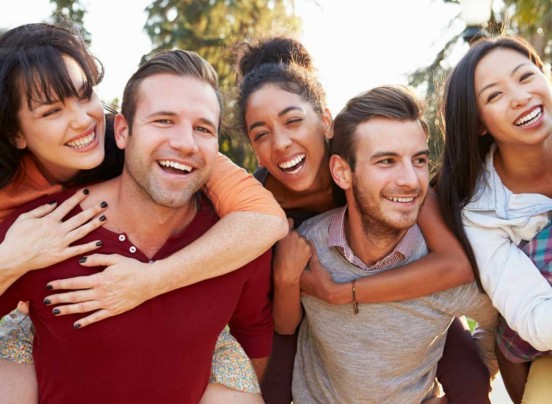
#> input picture multiple_detect_faces/bersama.jpeg, 552 x 404 px
$ python face_detect_cv2.py   (older library calls are emulated)
#> lines starting #> are read from the running program, lines starting #| are printed output that depends on the picture; after the words box and inside, x2 and y2 are one past the last pixel; in counts of white or black regions, pixels touching at a corner belong together
import cv2
import sys

# Get user supplied values
cascPath = "haarcascade_frontalface_default.xml"

# Create the haar cascade
faceCascade = cv2.CascadeClassifier(cascPath)

# Read the image
image = cv2.imread('bersama.jpeg')
#> image is the input picture: shape (404, 552, 3); mean B, G, R 108.8, 118.8, 158.3
gray = cv2.cvtColor(image, cv2.COLOR_BGR2GRAY)
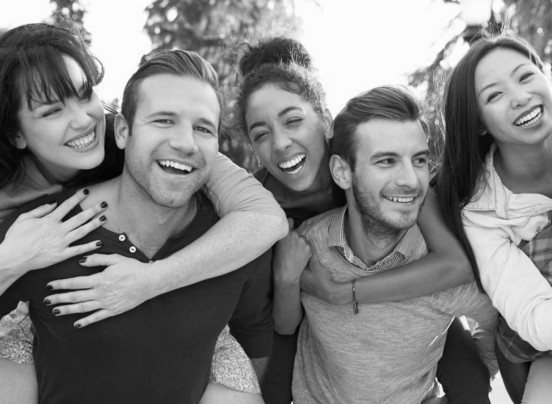
#> gray: shape (404, 552); min 1, max 255, mean 129.5

# Detect faces in the image
faces = faceCascade.detectMultiScale(
    gray,
    scaleFactor=1.1,
    minNeighbors=5,
    minSize=(30, 30)
    #flags = cv2.CV_HAAR_SCALE_IMAGE
)
#> faces = [[282, 218, 68, 68], [348, 122, 100, 100], [124, 81, 112, 112], [233, 88, 92, 92], [349, 189, 107, 107]]

print("Found {0} faces!".format(len(faces)))
#| Found 5 faces!

# Draw a rectangle around the faces
for (x, y, w, h) in faces:
    cv2.rectangle(image, (x, y), (x+w, y+h), (0, 255, 0), 2)
#> this loop made 5 passes
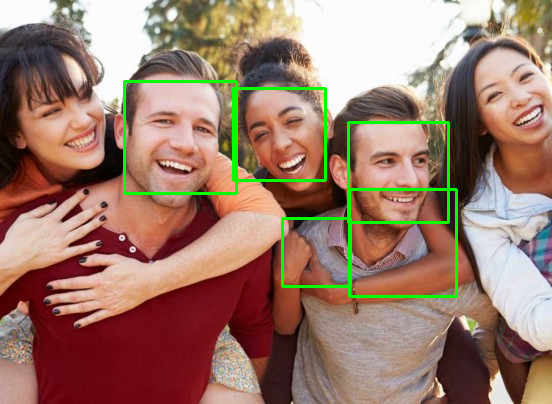
#> image: shape (404, 552, 3); 2.45% of pixels changed, all inside (x1, y1, x2, y2) = (123, 80, 458, 298)

cv2.imshow("Faces found", image)
cv2.waitKey(0)

$ run again, with multiple_detect_faces/abba.png saved as multiple_detect_faces/bersama.jpeg
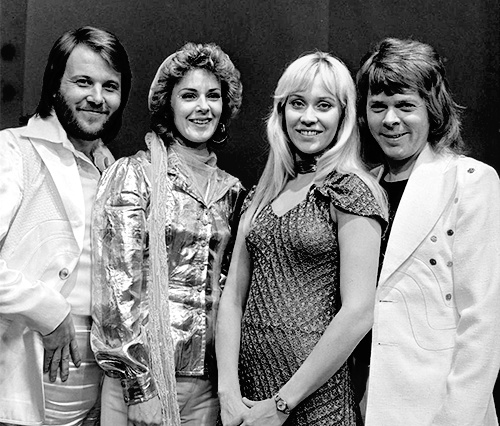
#> input picture multiple_detect_faces/abba.png, 500 x 426 px
#> image is the input picture: shape (426, 500, 3); min 0, max 255, mean 130.8
#> faces = [[167, 70, 67, 67], [57, 55, 75, 75], [266, 69, 89, 89], [355, 79, 74, 74]]
#| Found 4 faces!
#> the loop `for (x, y, w, h) in faces:` made 4 passes
#> after the loop `for (x, y, w, h) in faces:`:
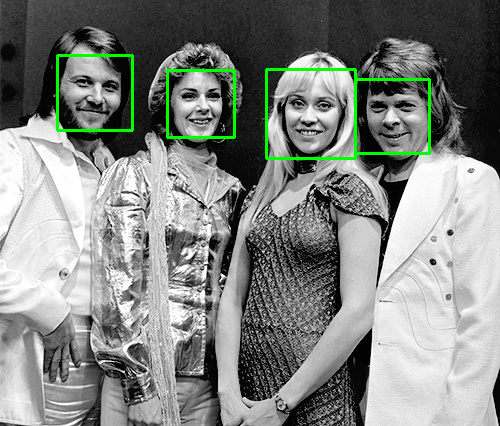
#> image: shape (426, 500, 3); 1.6% of pixels changed, all inside (x1, y1, x2, y2) = (56, 54, 431, 160)

$ run again, with multiple_detect_faces/teman.jpg copied over multiple_detect_faces/bersama.jpeg
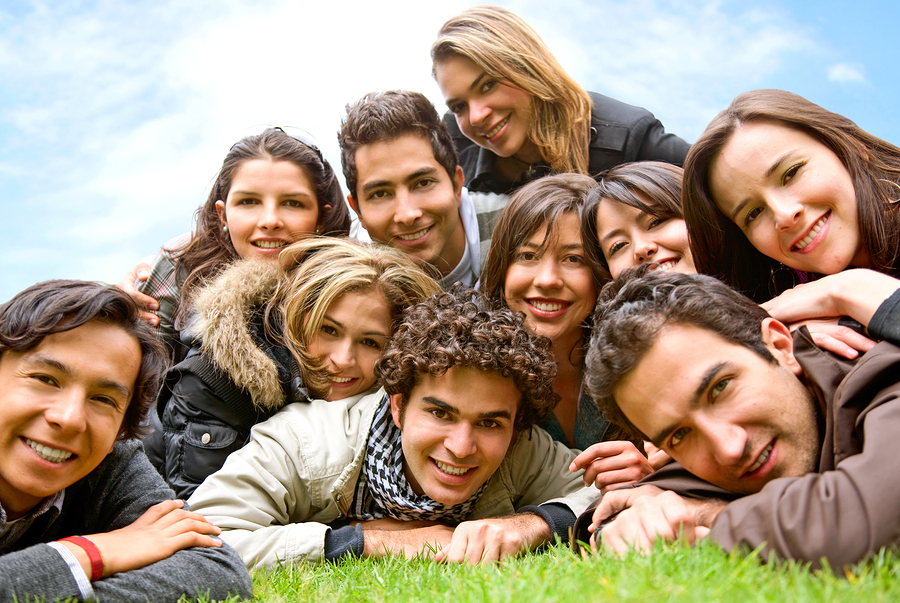
#> input picture multiple_detect_faces/teman.jpg, 900 x 603 px
#> image is the input picture: shape (603, 900, 3); mean B, G, R 129.8, 149.6, 167
#> `gray = cv2.cvtColor(image, cv2.COLOR_BGR2GRAY)`:
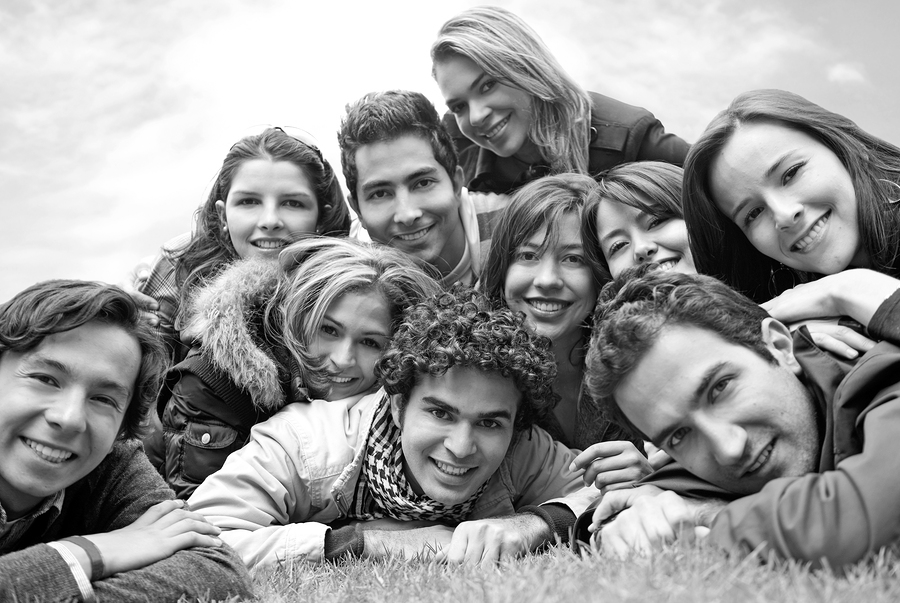
#> gray: shape (603, 900); min 0, max 255, mean 152.5
#> faces = [[213, 158, 114, 114], [337, 136, 130, 130], [490, 213, 117, 117], [397, 369, 133, 133], [4, 331, 149, 149]]
#| Found 5 faces!
#> the loop `for (x, y, w, h) in faces:` made 5 passes
#> after the loop `for (x, y, w, h) in faces:`:
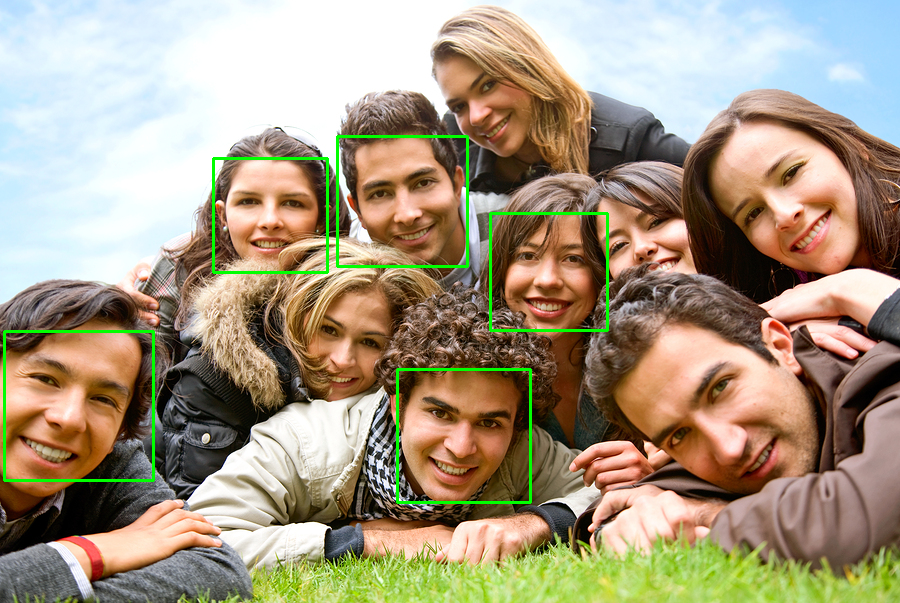
#> image: shape (603, 900, 3); 1.42% of pixels changed, all inside (x1, y1, x2, y2) = (3, 135, 609, 504)
